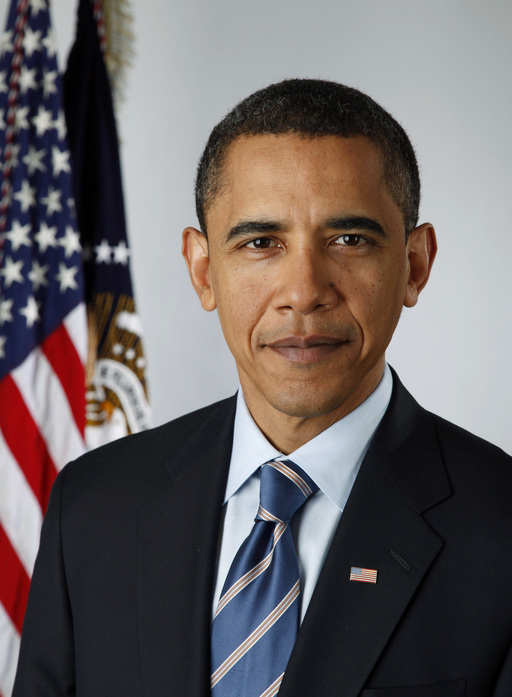
//> input picture spmallick-learnopencv/Delaunay/obama.jpg, 512 x 697 px
$ ./delaunay   (built with g++ and OpenCV 4)
//> lines starting //> are read from the running program, lines starting //| are printed output that depends on the picture; after the words box and inside, x2 and y2 are one past the last pixel; in counts of white or black regions, pixels touching at a corner belong together
#include <opencv2/imgproc/imgproc.hpp>
#include <opencv2/highgui/highgui.hpp>
#include <iostream>
#include <fstream>

using namespace cv;
using namespace std;

// Draw a single point
static void draw_point(Mat &img, Point2f fp, Scalar color)
{
    circle(img, fp, 2, color, CV_FILLED, CV_AA, 0);
}

// Draw delaunay triangles
static void draw_delaunay(Mat &img, Subdiv2D &subdiv, Scalar delaunay_color)
{
    vector<Vec6f> triangleList;
    subdiv.getTriangleList(triangleList);
    vector<Point> pt(3);
    Size size = img.size();
    Rect rect(0, 0, size.width, size.height);

    for (size_t i = 0; i < triangleList.size(); ++i) {
        Vec6f t = triangleList[i];
        pt[0] = Point(cvRound(t[0]), cvRound(t[1]));
        pt[1] = Point(cvRound(t[2]), cvRound(t[3]));
        pt[2] = Point(cvRound(t[4]), cvRound(t[5]));

        // Draw rectangles completely inside the image.
        if (rect.contains(pt[0]) && rect.contains(pt[1]) && rect.contains(pt[2])) {
            line(img, pt[0], pt[1], delaunay_color, 1, CV_AA, 0);
            line(img, pt[1], pt[2], delaunay_color, 1, CV_AA, 0);
            line(img, pt[3], pt[4], delaunay_color, 1, CV_AA, 0);
        }
    }
}

// Draw voronoi diagrams
static void draw_voronoi(Mat &img, Subdiv2D &subdiv)
{
    vector<vector<Point2f> > facets;
    vector<Point2f> centers;
    subdiv.getVoronoiFacetList(vector<int>(), facets, centers);

    vector<Point> ifacet;
    vector<vector<Point> > ifacets(1);

    for (size_t i = 0; i < facets.size(); ++i) {
        ifacet.resize(facets[i].size());
        for (size_t j = 0; j < facets[i].size(); ++j) {
            ifacet[j] = facets[i][j];
        }

        Scalar color;
        color[0] = rand() & 255;
        color[1] = rand() & 255;
        color[2] = rand() & 255;
        fillConvexPoly(img, ifacet, color, 8, 0);

        ifacets[0] = ifacet;
        polylines(img, ifacets, true, Scalar(), 1, CV_AA, 0);
        circle(img, centers[i], 3, Scalar(), CV_FILLED, CV_AA, 0);
    }
}

int main(int argc, char **argv)
{
    // Define window names
    string win_delaunay = "Delaunay Triangulation";
    string win_voronoi  = "Voronoi Diagram";

    // Turn on animation while drawing triangles
    bool animate = true;

    // Define colors for drawing
    Scalar delaunay_color(255, 255, 255), points_color(0, 0, 255);

    // Read in the image
    Mat img = imread("obama.jpg");
//> img is the input picture: 697 rows x 512 cols, CV_8UC3; mean B, G, R 100.5, 100.6, 108

    // Keep a copy around
    Mat img_orig = img.clone();

    // Rectangle to be used with Subdiv2D
    Size size = img.size();
//> size = Size(512, 697)
    Rect rect(0, 0, size.width, size.height);
//> rect = Rect(0, 0, 512, 697)

    // Create an instance of Subdiv2D
    Subdiv2D subdiv(rect);

    // Create a vector of points
    vector<Point2f> points;

    // Read in the points from a text file
    ifstream ifs("obama.txt");
    int x, y;
    while (ifs >> x >> y) {
        points.push_back(Point2f(x, y));
    }

    // Insert points into subdiv
    for (vector<Point2f>::iterator it = points.begin(); it != points.end(); ++it) {
        subdiv.insert(*it);
        // Show animation
        if (animate) {
            Mat img_copy = img_orig.clone();
            // Draw delaunay triangles
            draw_delaunay(img_copy, subdiv, delaunay_color);
            imshow(win_delaunay, img_copy);
            waitKey(100);
        }
    }
//> this loop made 68 passes
//> triangleList in draw_delaunay on pass 3: 1 item: [207, 242, 214, 297, 210, 269]

    // Draw delaunay triangles
    draw_delaunay(img, subdiv, delaunay_color);
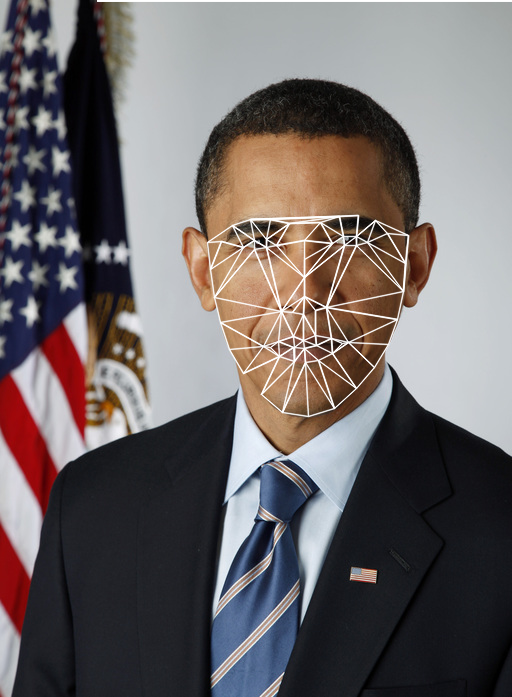
//> img: 697 rows x 512 cols, CV_8UC3; 3.13% of pixels changed, all inside (x1, y1, x2, y2) = (97, 0, 512, 418)

    // Draw points
    for (vector<Point2f>::iterator it = points.begin(); it != points.end(); ++it) {
        draw_point(img, *it, points_color);
    }
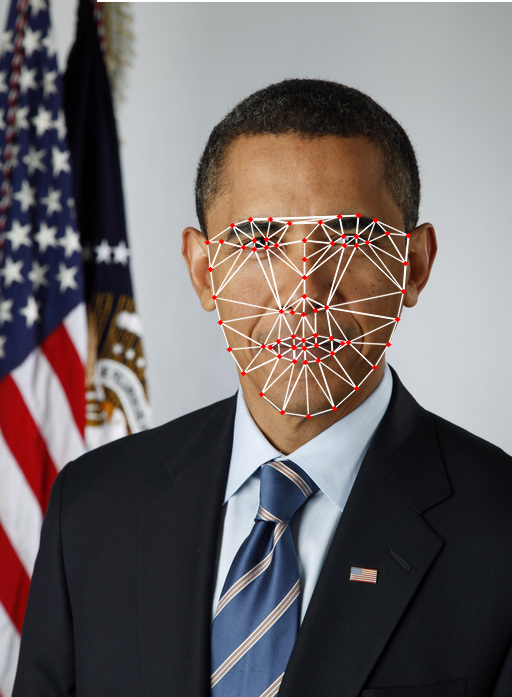
//> img: 697 rows x 512 cols, CV_8UC3; mean B, G, R 103.3, 102.9, 110.5

    // Allocate space for voronoi Diagram
    Mat img_voronoi = Mat::zeros(img.rows, img.cols, CV_8UC3);

    // Draw voronoi diagram
    draw_voronoi(img_voronoi, subdiv);
//> in draw_voronoi, `subdiv.getVoronoiFacetList(vector<int>(), facets, centers);`: facets = 66 point lists; centers = 66 Points (x, y), first 12: [207, 242], [210, 269], [214, 297], [220, 322], [229, 349], [243, 373], [261, 394], [282, 412], [308, 416], [334, 408], [356, 388], [374, 367]
//> the loop in draw_voronoi, `for (size_t i = 0; i < facets.size(); ++i)` made 66 passes
//> after the loop in draw_voronoi, `for (size_t i = 0; i < facets.size(); ++i)`:
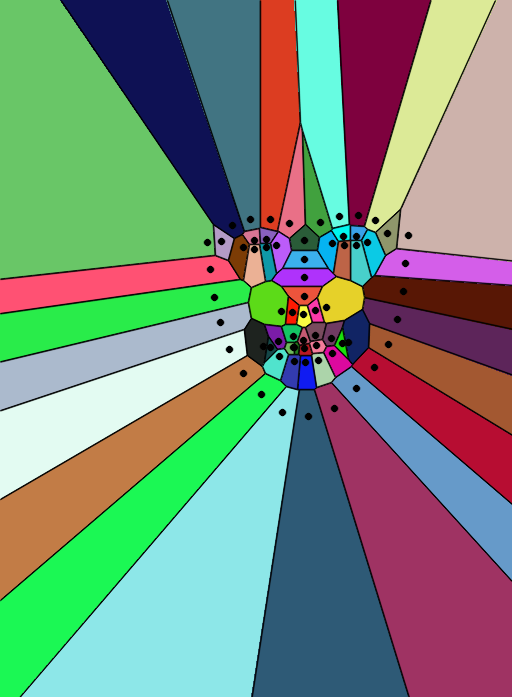
//> img: 697 rows x 512 cols, CV_8UC3; mean B, G, R 124.5, 139.8, 122.3
//> after the loop in draw_voronoi, `for (size_t i = 0; i < facets.size(); ++i)`: ifacet = 5 Points (x, y): [298, 354], [294, 354], [294, 342], [297, 341], [299, 345]; ifacets = 1 contour; box (x1, y1, x2, y2) and area: (294, 341, 300, 355) 55

    // Show results
    imshow(win_delaunay, img);
    imshow(win_voronoi, img_voronoi);
    waitKey(0);

    return 0;
}
